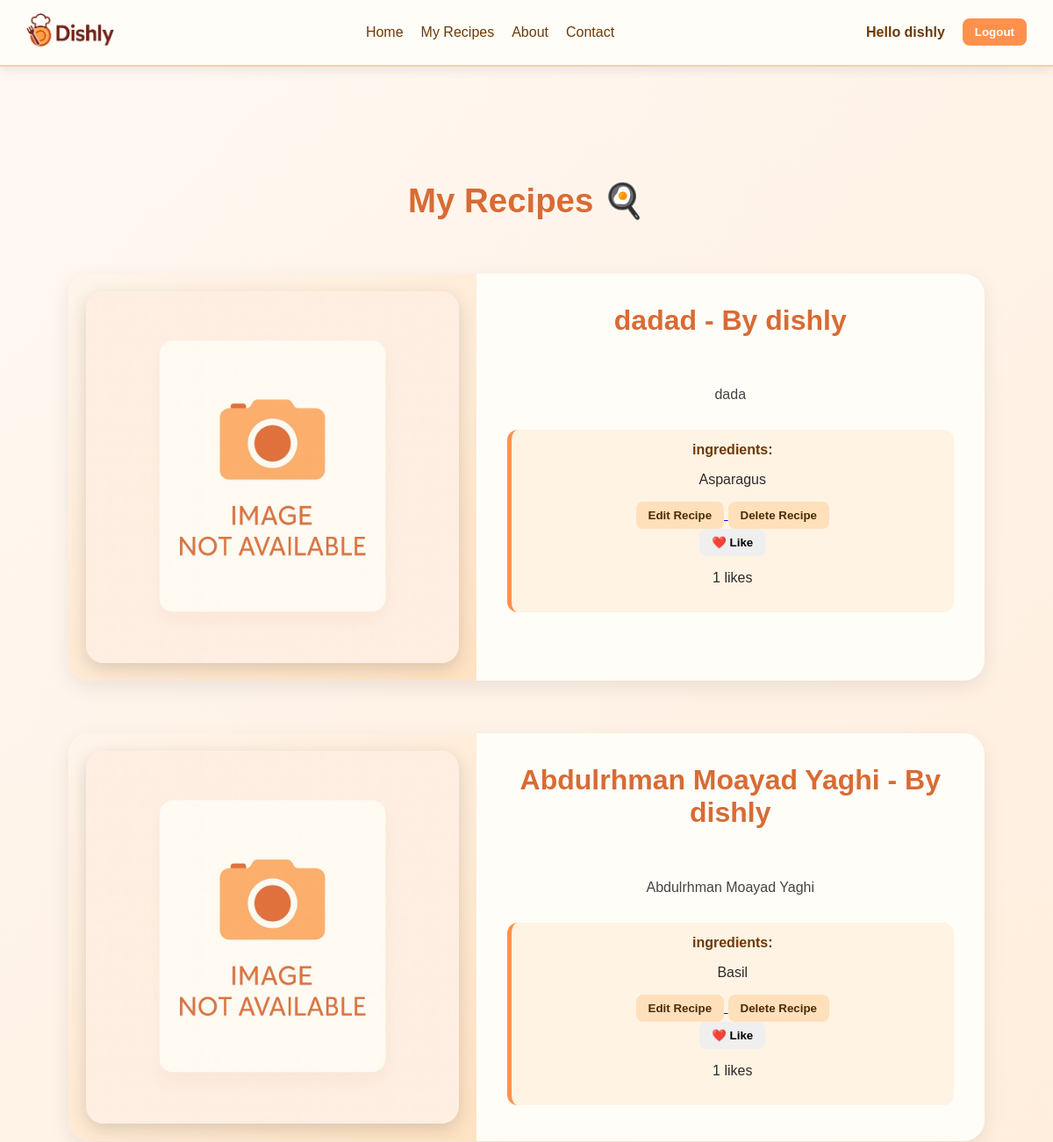
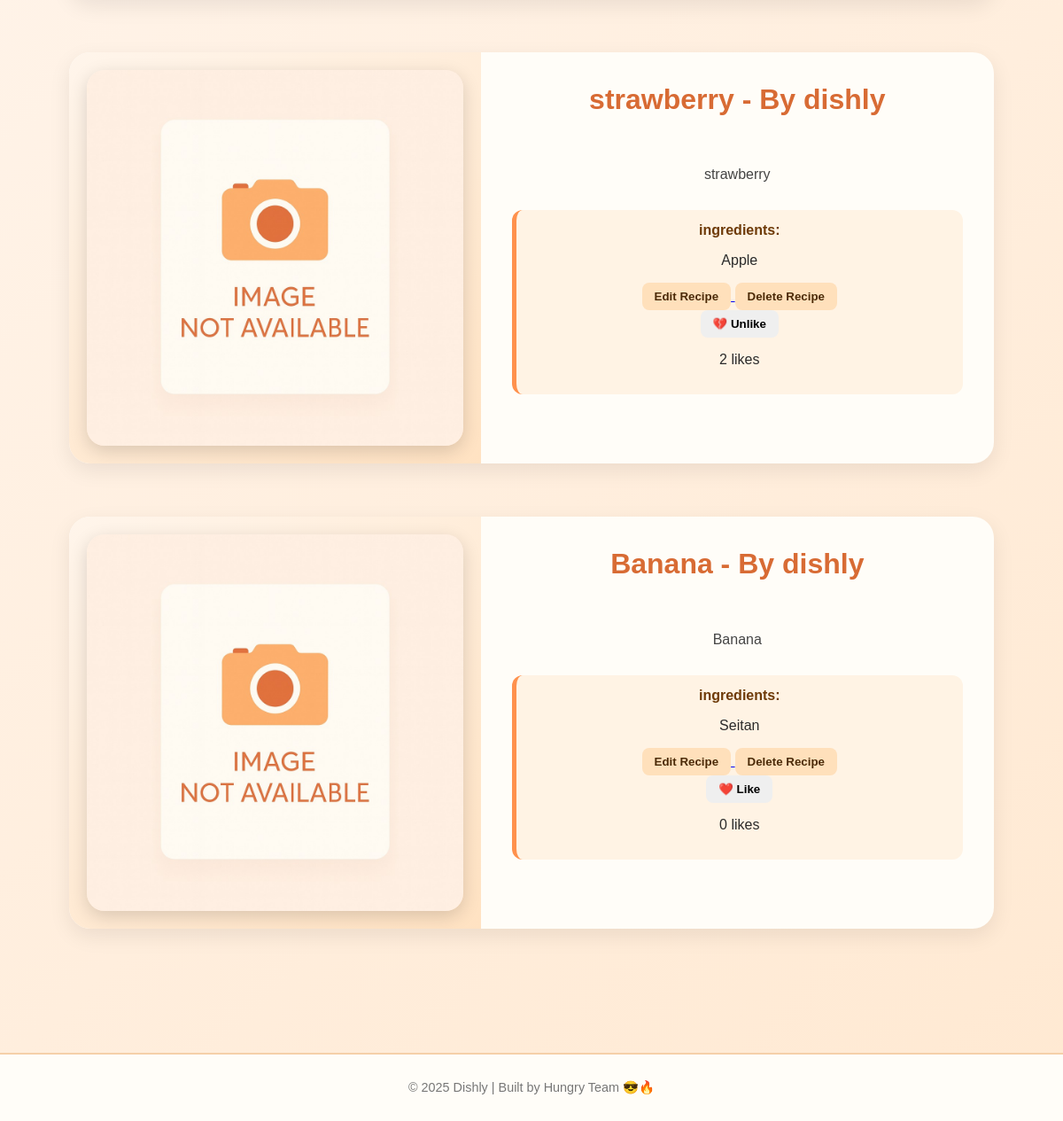
The page /myrecipe/ (signed in) on the database as committed earlier (2 pictures, top to bottom).
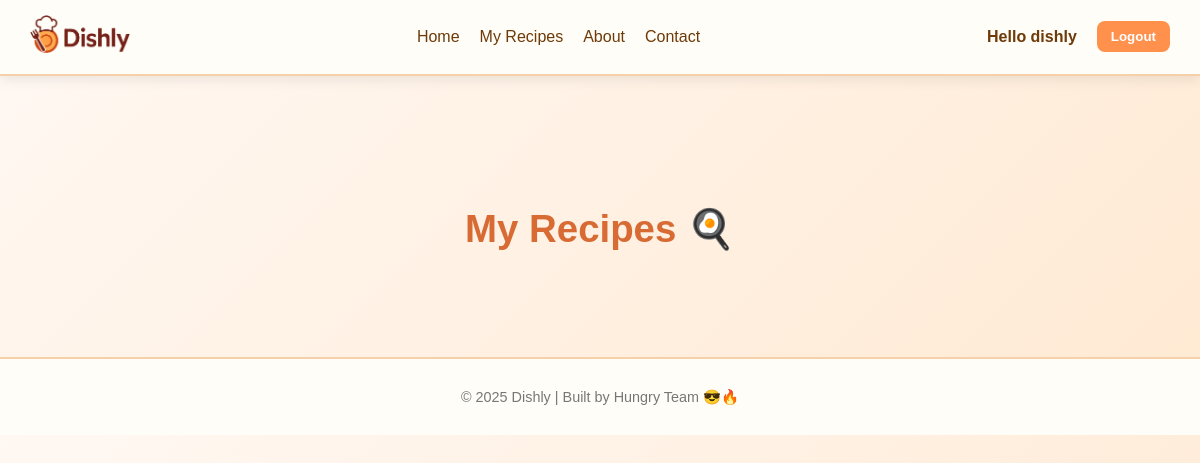
The same page on the database as committed later.
### dishly_app/models.py (models this page shows, shortened)
class Recipe(models.Model):
    name = models.CharField(max_length=100)
    description = models.TextField(max_length=500)
    created_at = models.DateTimeField(auto_now_add=True)
    image_url = models.URLField(blank =True, max_length=500,  help_text="Paste a full recipe image https://URL")
    likes = models.ManyToManyField(User, related_name='liked_recipes', blank=True)
    user = models.ForeignKey(User, on_delete=models.CASCADE)
    category = models.CharField(
        max_length=2,
        choices=CATEGORIES,
        default=CATEGORIES[0][0]
    )
    ingredients = models.ManyToManyField(Ingredient, related_name="recipes")
    def total_likes(self):
        return self.likes.count()
    class Meta:
        ordering = ['-created_at']

class Ingredient(models.Model):
    name = models.CharField(max_length=100, unique=True)

### dishly_app/views.py (the view)
# urls.py: path('myrecipe/',views.my_recipes, name='myrecipe'),
@login_required(login_url=reverse_lazy('recipe-list'), redirect_field_name=None)
def my_recipes(request):
    recipes = Recipe.objects.filter(user=request.user)
    return render(request, 'dishly_app/myrecipe.html', {'recipes': recipes})

### dishly_app/templates/dishly_app/myrecipe.html (shortened to what this page needs)
{% extends "base.html" %}{% load static %}
{% block content %}
<h1 class="text-center page-title">My Recipes 🍳</h1>
 {% for recipe in recipes %}
<section class="recipe-showcase">
  <div class="showcase-container">
    <div class="showcase-image">
      {% if recipe.image_url %}
        <img src="{{ recipe.image_url }}" alt="{{ recipe.name }}" onerror="this.onerror=null;this.src='{% static 'images/placeholder.png' %}';">
      {% else %}
        <img src="{% static 'images/placeholder.png' %}" alt="No image">
      {% endif %}
    </div>
    <div class="showcase-content">
      <h2>{{recipe.name}} - By {{recipe.user.username}}</h2>
      <p class="description">
       {{recipe.description}}
      </p>
      <div class="ingredients">
        <h4>ingredients:</h4>
         {% for ingredient in recipe.ingredients.all %}
              <p>{{ ingredient.name }}</p>
           {% empty %}
              <li>No ingredients listed.</li>
              {% endfor %}
     {% if user.is_authenticated %}
      <div class="actions">
      <a href="{% url "recipe-update" recipe.id %}">  <button class="btn secondary">Edit Recipe</button> </a>
      <a href="{% url "recipe-delete" recipe.id %}">  <button class="btn secondary">Delete Recipe</button> </a>
       <form action="{% url 'like-recipe' recipe.id %}" method="post">
    {% if user.is_authenticated %}
        {% if user in recipe.likes.all %}
            <button type="submit" class="btn btn-danger">💔 Unlike</button>
        {% else %}
            <button type="submit" class="btn btn-primary">❤️ Like</button>
        {% endif %}
        <p>{{ recipe.total_likes }} likes</p>
    {% else %}
        <p><a href="{% url 'login' %}">Log in</a> to like this recipe.</p>
    {% endif %}
</form>
      </div>
       {% else %}
        <h4>Login to see the Edit/Delete</h4>
      {% endif %}
  </div>
</section>
 {% endfor %}
 {% endblock %}

Rows that differ between the two databases and show on the page:
removed Recipe: name "dadad", user.username "dishly", description "dada", shows "❤️ Like", total_likes "1"
no longer on this page (row unchanged): Ingredient: name "Asparagus", shown under "dadad"
removed Recipe: name "Abdulrhman Moayad Yaghi", user.username "dishly", description "Abdulrhman Moayad Yaghi", shows "❤️ Like", total_likes "1"
no longer on this page (row unchanged): Ingredient: name "Basil", shown under "Abdulrhman Moayad Yaghi"
removed Recipe: name "strawberry", user.username "dishly", description "strawberry", shows "💔 Unlike", total_likes "2"
no longer on this page (row unchanged): Ingredient: name "Apple", shown under "strawberry"
removed Recipe: name "Banana", user.username "dishly", description "Banana", shows "❤️ Like", total_likes "0"
no longer on this page (row unchanged): Ingredient: name "Seitan", shown under "Banana"
